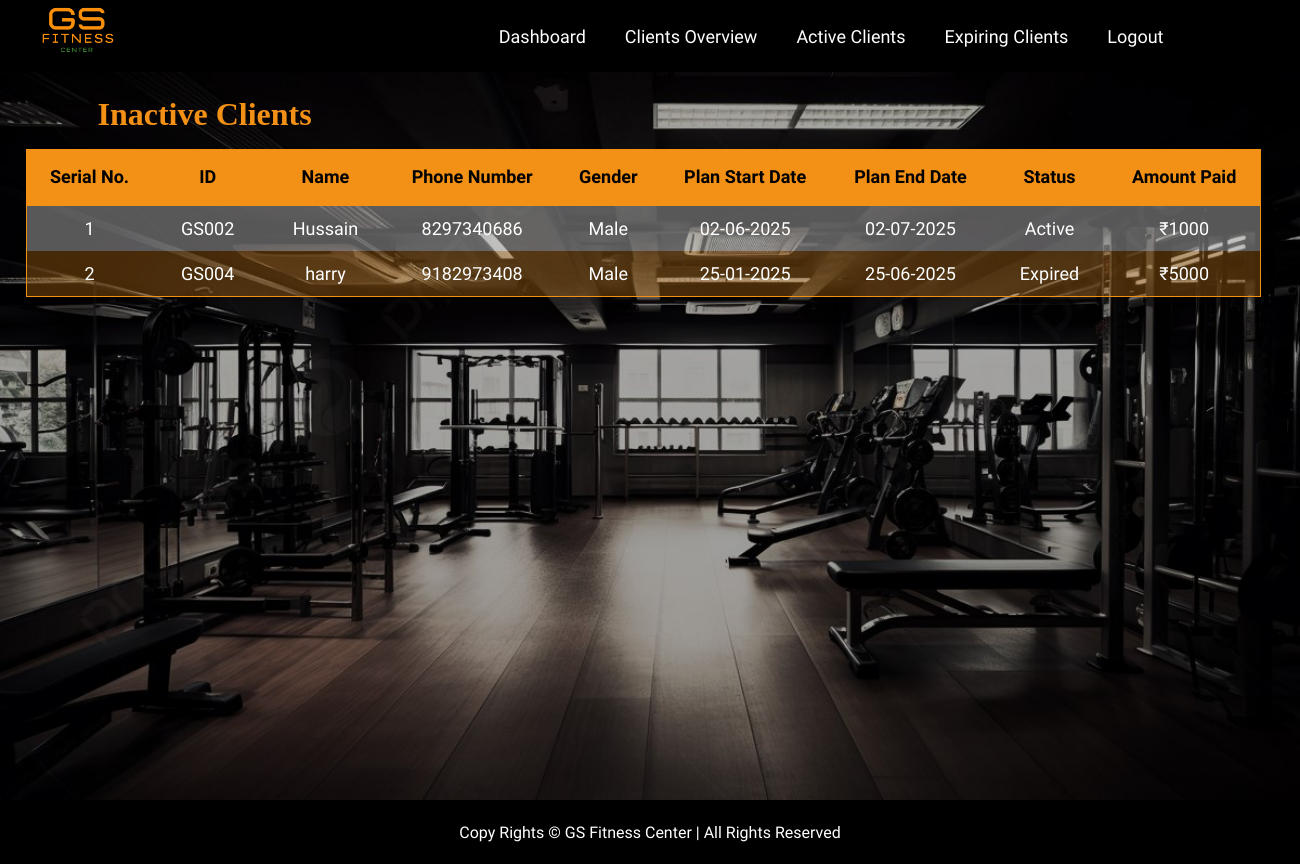
The app's page /inactive-clients (signed in), older data.
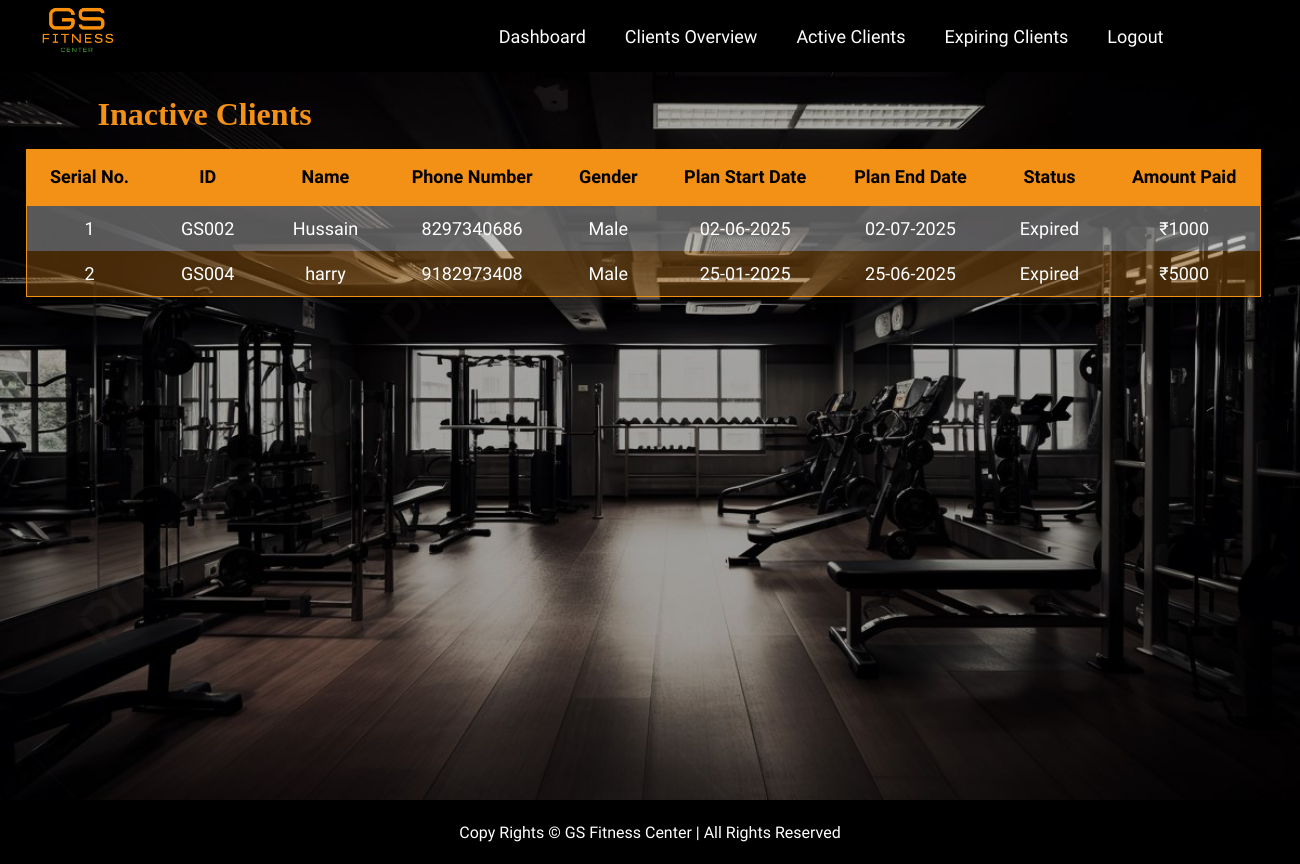
The same page, newer data.
### app.py (models this page shows)
class Client(db.Model):
    id = db.Column(db.Integer, primary_key=True)
    custom_id = db.Column(db.String(10), unique=True)
    name = db.Column(db.String(100), nullable=False)
    phone = db.Column(db.String(20), nullable=False)
    gender = db.Column(db.String(10), nullable=False)
    plan_start = db.Column(db.Date, nullable=False)
    plan_end = db.Column(db.Date, nullable=False)
    status = db.Column(db.String(20), nullable=False)
    amount_paid = db.Column(db.Integer, nullable=False)

### app.py (the view)
@app.route("/inactive-clients")
def inactive_clients():
    if "admin_user" not in session:
        return redirect("/login")
    today = date.today()
    clients = Client.query.filter(Client.plan_end<today).all()
    return render_template("inactive clients.html",clients = clients)

### templates/inactive clients.html (shortened to what this page needs)
<!DOCTYPE html>
<html lang="en">
<head>
    <link rel="stylesheet" href="/static/css/inactive clients.css">
</head>
<body>
    <header>
        <div class="logo">
            <img src="/static/images/Logo.png" alt="">
        </div>
        <nav>
            <ul>
                <li><a href="/dashboard">Dashboard</a></li>
                <li><a href="/clients-overview">Clients Overview</a></li>
                <li><a href="/active-clients">Active Clients</a></li>
                <li><a href="/expiring-clients">Expiring Clients</a></li>
                <li><a href="/login">Logout</a></li>
            </ul>
        </nav>
    </header>
    <main>
        <h1>Inactive Clients</h1>
        <table>
            <thead>
                <tr>
                    <th>Serial No.</th>
                    <th>ID</th>
                    <th>Name</th>
                    <th>Phone Number</th>
                    <th>Gender</th>
                    <th>Plan Start Date</th>
                    <th>Plan End Date</th>
                    <th>Status</th>
                    <th>Amount Paid</th>
                </tr>
            </thead>
            <tbody>
                {% for client in clients %}
                <tr>
                    <td>{{ loop.index }}</td>
                    <td>{{ client.custom_id }}</td>
                    <td>{{ client.name }}</td>
                    <td>{{ client.phone }}</td>
                    <td>{{ client.gender }}</td>
                    <td>{{ client.plan_start.strftime('%d-%m-%Y') }}</td>
                    <td>{{ client.plan_end.strftime('%d-%m-%Y') }}</td>
                    <td>{{ client.status }}</td>
                    <td>₹{{ client.amount_paid }}</td>
                </tr>
                {% endfor %}
            </tbody>
        </table>
    </main>
    <footer>
        <p>Copy Rights &copy; GS Fitness Center | All Rights Reserved</p>
    </footer>
</body>
</html>

Row changes from the older to the newer data that the page shows:
changed Client "GS002": status "Active" → "Expired"
